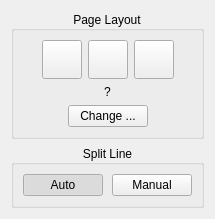
<?xml version="1.0" encoding="UTF-8"?>
<ui version="4.0">
 <class>page_split::OptionsWidget</class>
 <widget class="QWidget" name="page_split::OptionsWidget">
  <property name="geometry">
   <rect>
    <x>0</x>
    <y>0</y>
    <width>199</width>
    <height>219</height>
   </rect>
  </property>
  <property name="sizePolicy">
   <sizepolicy hsizetype="Ignored" vsizetype="Ignored">
    <horstretch>0</horstretch>
    <verstretch>0</verstretch>
   </sizepolicy>
  </property>
  <property name="windowTitle">
   <string>Form</string>
  </property>
  <layout class="QVBoxLayout" name="verticalLayout_3">
   <item>
    <widget class="CollapsibleGroupBox" name="pageLayoutGroup">
     <property name="title">
      <string>Page Layout</string>
     </property>
     <property name="alignment">
      <set>Qt::AlignCenter</set>
     </property>
     <layout class="QVBoxLayout" name="verticalLayout">
      <item>
       <layout class="QHBoxLayout" name="horizontalLayout">
        <property name="sizeConstraint">
         <enum>QLayout::SetDefaultConstraint</enum>
        </property>
        <item>
         <spacer name="horizontalSpacer">
          <property name="orientation">
           <enum>Qt::Horizontal</enum>
          </property>
          <property name="sizeHint" stdset="0">
           <size>
            <width>1</width>
            <height>1</height>
           </size>
          </property>
         </spacer>
        </item>
        <item>
         <widget class="QToolButton" name="singlePageUncutBtn">
          <property name="icon">
           <iconset resource="../../resources/resources.qrc">
            <normaloff>:/icons/single_page_uncut.png</normaloff>
            <normalon>:/icons/single_page_uncut_selected.png</normalon>:/icons/single_page_uncut.png</iconset>
          </property>
          <property name="iconSize">
           <size>
            <width>32</width>
            <height>32</height>
           </size>
          </property>
          <property name="checkable">
           <bool>true</bool>
          </property>
          <property name="checked">
           <bool>false</bool>
          </property>
          <property name="autoExclusive">
           <bool>true</bool>
          </property>
         </widget>
        </item>
        <item>
         <widget class="QToolButton" name="pagePlusOffcutBtn">
          <property name="icon">
           <iconset resource="../../resources/resources.qrc">
            <normaloff>:/icons/right_page_plus_offcut.png</normaloff>
            <normalon>:/icons/right_page_plus_offcut_selected.png</normalon>:/icons/right_page_plus_offcut.png</iconset>
          </property>
          <property name="iconSize">
           <size>
            <width>32</width>
            <height>32</height>
           </size>
          </property>
          <property name="checkable">
           <bool>true</bool>
          </property>
          <property name="checked">
           <bool>false</bool>
          </property>
          <property name="autoExclusive">
           <bool>true</bool>
          </property>
         </widget>
        </item>
        <item>
         <widget class="QToolButton" name="twoPagesBtn">
          <property name="icon">
           <iconset resource="../../resources/resources.qrc">
            <normaloff>:/icons/two_pages.png</normaloff>
            <normalon>:/icons/two_pages_selected.png</normalon>:/icons/two_pages.png</iconset>
          </property>
          <property name="iconSize">
           <size>
            <width>32</width>
            <height>32</height>
           </size>
          </property>
          <property name="checkable">
           <bool>true</bool>
          </property>
          <property name="autoExclusive">
           <bool>true</bool>
          </property>
         </widget>
        </item>
        <item>
         <spacer name="horizontalSpacer_2">
          <property name="orientation">
           <enum>Qt::Horizontal</enum>
          </property>
          <property name="sizeHint" stdset="0">
           <size>
            <width>1</width>
            <height>1</height>
           </size>
          </property>
         </spacer>
        </item>
       </layout>
      </item>
      <item>
       <widget class="QLabel" name="scopeLabel">
        <property name="text">
         <string>?</string>
        </property>
        <property name="alignment">
         <set>Qt::AlignCenter</set>
        </property>
       </widget>
      </item>
      <item>
       <layout class="QHBoxLayout">
        <item>
         <spacer>
          <property name="orientation">
           <enum>Qt::Horizontal</enum>
          </property>
          <property name="sizeHint" stdset="0">
           <size>
            <width>1</width>
            <height>1</height>
           </size>
          </property>
         </spacer>
        </item>
        <item>
         <widget class="QPushButton" name="changeBtn">
          <property name="text">
           <string>Change ...</string>
          </property>
         </widget>
        </item>
        <item>
         <spacer>
          <property name="orientation">
           <enum>Qt::Horizontal</enum>
          </property>
          <property name="sizeHint" stdset="0">
           <size>
            <width>1</width>
            <height>1</height>
           </size>
          </property>
         </spacer>
        </item>
       </layout>
      </item>
     </layout>
    </widget>
   </item>
   <item>
    <widget class="CollapsibleGroupBox" name="splitLineGroup">
     <property name="title">
      <string>Split Line</string>
     </property>
     <property name="alignment">
      <set>Qt::AlignCenter</set>
     </property>
     <layout class="QVBoxLayout" name="verticalLayout_2">
      <property name="spacing">
       <number>9</number>
      </property>
      <property name="leftMargin">
       <number>9</number>
      </property>
      <property name="topMargin">
       <number>9</number>
      </property>
      <item>
       <layout class="QHBoxLayout" name="horizontalLayout_3">
        <item>
         <widget class="QPushButton" name="autoBtn">
          <property name="text">
           <string>Auto</string>
          </property>
          <property name="checkable">
           <bool>true</bool>
          </property>
          <property name="checked">
           <bool>true</bool>
          </property>
          <property name="autoExclusive">
           <bool>true</bool>
          </property>
         </widget>
        </item>
        <item>
         <widget class="QPushButton" name="manualBtn">
          <property name="text">
           <string>Manual</string>
          </property>
          <property name="checkable">
           <bool>true</bool>
          </property>
          <property name="autoExclusive">
           <bool>true</bool>
          </property>
         </widget>
        </item>
       </layout>
      </item>
     </layout>
    </widget>
   </item>
   <item>
    <spacer name="verticalSpacer">
     <property name="orientation">
      <enum>Qt::Vertical</enum>
     </property>
     <property name="sizeHint" stdset="0">
      <size>
       <width>1</width>
       <height>1</height>
      </size>
     </property>
    </spacer>
   </item>
  </layout>
 </widget>
 <customwidgets>
  <customwidget>
   <class>CollapsibleGroupBox</class>
   <extends>QGroupBox</extends>
   <header location="global">CollapsibleGroupBox.h</header>
   <container>1</container>
  </customwidget>
 </customwidgets>
 <resources>
  <include location="../../resources/resources.qrc"/>
 </resources>
 <connections/>
</ui>
